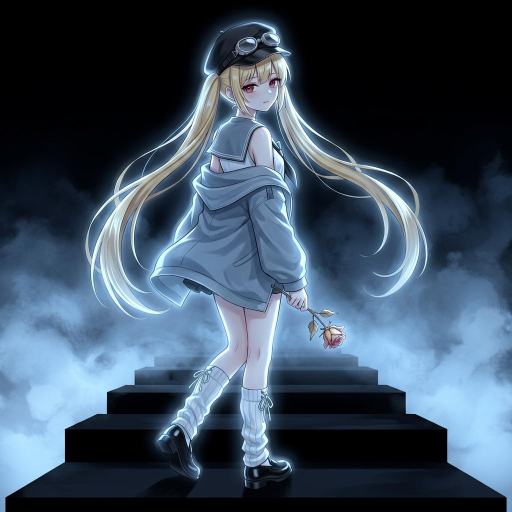
#> input picture ai_draw_1782836832_3679.jpg, 1024 x 1024 px (shown at 1/2 size); its folder holds only this picture in this run
$ python -i '助手.py'   (imports and definitions only)
#> lines starting #> are read from the running program, lines starting #| are printed output that depends on the picture
#> further down, picture is the input picture: PIL image 1024x1024 RGB; mean R, G, B 59.5, 76.9, 94.7
import tkinter as tk
from tkinter import scrolledtext, Menu
import requests
import threading
import random
import os
from PIL import Image, ImageTk
import glob

class DesktopAssistant:
    def __init__(self):
        self.window = tk.Tk()
        self.window.title("桌面助手")
        self.window.overrideredirect(True)
        self.window.attributes('-topmost', True)
        self.window.attributes('-transparentcolor', '#abcdef')
        self.window.configure(bg='#abcdef')

        # Ollama配置
        self.ollama_url = "http://localhost:11434/api/generate"
        self.model = "gemma4:31b-cloud"

        # 图片配置
        self.image_path = "assistant_images"
        self.states = ['idle', 'happy', 'thinking', 'sleeping']
        self.current_state = 'idle'
        self.current_images = []
        self.animation_index = 0
        self.animation_delay = 200

        # 角色状态
        self.energy = 100
        self.chat_window = None

        # 加载图片
        self.load_images()

        # 界面
        self.pet_frame = tk.Frame(self.window, bg='#abcdef', cursor='hand2')
        self.pet_frame.pack()

        self.pet_label = tk.Label(self.pet_frame, bg='#abcdef', borderwidth=0, highlightthickness=0)
        self.pet_label.pack()

        self.status_label = tk.Label(
            self.pet_frame, text="✨ 来聊聊天吧",
            font=("Microsoft YaHei", 10), bg='#abcdef', fg='#666'
        )
        self.status_label.pack(pady=(5, 0))

        # 右键菜单
        self.menu = Menu(self.window, tearoff=0)
        self.menu.add_command(label="💬 打开聊天", command=self.open_chat)
        self.menu.add_command(label="🎨 换皮肤", command=self.change_skin)
        self.menu.add_separator()
        self.menu.add_command(label="❌ 退出", command=self.on_closing)

        # 绑定事件
        self.pet_frame.bind("<Button-1>", self.start_move)
        self.pet_frame.bind("<B1-Motion>", self.on_move)
        self.pet_frame.bind("<Button-3>", self.show_menu)
        self.pet_label.bind("<Button-1>", self.start_move)
        self.pet_label.bind("<B1-Motion>", self.on_move)
        self.pet_label.bind("<Button-3>", self.show_menu)

        # 窗口位置（右下角）
        self.window.update_idletasks()
        screen_width = self.window.winfo_screenwidth()
        screen_height = self.window.winfo_screenheight()
        self.window.geometry(f"150x180+{screen_width-200}+{screen_height-230}")

        self.drag_start_x = 0
        self.drag_start_y = 0

        # 启动动画和状态机
        self.update_image()
        self.state_timer = threading.Timer(3.0, self.update_state)
        self.state_timer.daemon = True
        self.state_timer.start()

    def load_images(self):
        """加载图片"""
        if not os.path.exists(self.image_path):
            os.makedirs(self.image_path)
            self.create_readme()
            return

        for state in self.states:
            state_folder = os.path.join(self.image_path, state)
            if os.path.exists(state_folder):
                images = []
                for img_file in glob.glob(os.path.join(state_folder, "*.png")) + \
                             glob.glob(os.path.join(state_folder, "*.jpg")):
                    try:
                        img = Image.open(img_file)
                        img = self.crop_and_resize(img)
                        images.append(ImageTk.PhotoImage(img))
                    except:
                        pass

                if images:
                    setattr(self, f"{state}_images", images)
                else:
                    setattr(self, f"{state}_images", [])
            else:
                os.makedirs(state_folder, exist_ok=True)
                setattr(self, f"{state}_images", [])

        self.current_images = getattr(self, "idle_images", [])

    def crop_and_resize(self, img):
        """裁剪白边并调整到1:1"""
        if img.mode != 'RGBA':
            img = img.convert('RGBA')

        # 获取非透明区域边界
        bbox = img.getbbox()
#> bbox = (0, 0, 1024, 1024)
        if bbox:
            img = img.crop(bbox)

        # 调整为正方形
        size = max(img.size)
#> size = 1024
        new_img = Image.new('RGBA', (size, size), (0, 0, 0, 0))
#> new_img: PIL image 1024x1024 RGBA; every value is 0
        new_img.paste(img, ((size - img.width) // 2, (size - img.height) // 2))

        # 缩放到120x120
        new_img = new_img.resize((120, 120), Image.Resampling.LANCZOS)
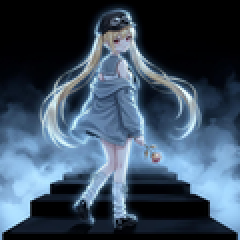
#> new_img: PIL image 120x120 RGBA (shown 2 times larger); mean R, G, B, A 59.5, 76.9, 94.7, 255
        return new_img

    def create_readme(self):
        """创建说明文件"""
        readme = """请在 assistant_images 文件夹中创建以下子文件夹：
- idle/      空闲状态图片
- happy/     开心状态图片
- thinking/  思考状态图片
- sleeping/  睡觉状态图片

支持的图片格式：PNG、JPG
推荐尺寸：正方形图片
        """
        with open(os.path.join(self.image_path, "README.txt"), 'w', encoding='utf-8') as f:
            f.write(readme)

    # [6 lines left out: function set_state, not called in this run]

    def update_image(self):
        """更新动画"""
        if self.current_images:
            img = self.current_images[self.animation_index % len(self.current_images)]
            self.pet_label.config(image=img)
            self.animation_index += 1
        else:
            # 没有图片时显示emoji
            emojis = {'idle': '😊', 'happy': '😄', 'thinking': '🤔', 'sleeping': '😴'}
            self.pet_label.config(text=emojis.get(self.current_state, '😊'), font=("Segoe UI Emoji", 60))

        self.window.after(self.animation_delay, self.update_image)

    # [17 lines left out: function update_state, not called in this run]

    def show_menu(self, event):
        self.menu.post(event.x_root, event.y_root)

    # [91 lines left out: functions change_skin, open_chat, on_chat_close, send_chat, call_ollama, show_reply, not called in this run]

    def start_move(self, event):
        self.drag_start_x = event.x
        self.drag_start_y = event.y

    # [9 lines left out: functions on_move, on_closing, not called in this run]

    def run(self):
        self.window.mainloop()

# [3 lines not run here, left out]

>>> from PIL import Image
>>> picture = Image.open('../ai_draw_1782836832_3679.jpg')
>>> result = DesktopAssistant().crop_and_resize(picture)
